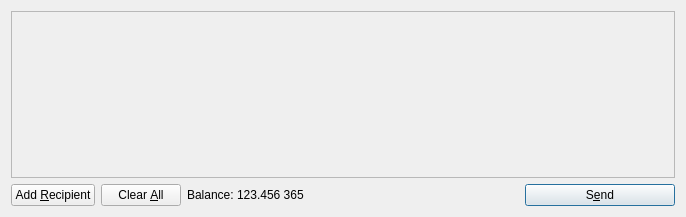
<?xml version="1.0" encoding="UTF-8"?>
<ui version="4.0">
 <class>SendCoinsDialog</class>
 <widget class="QDialog" name="SendCoinsDialog">
  <property name="geometry">
   <rect>
    <x>0</x>
    <y>0</y>
    <width>686</width>
    <height>217</height>
   </rect>
  </property>
  <property name="windowTitle">
   <string>Send Coins</string>
  </property>
  <layout class="QVBoxLayout" name="verticalLayout">
   <item>
    <widget class="QScrollArea" name="scrollArea">
     <property name="widgetResizable">
      <bool>true</bool>
     </property>
     <widget class="QWidget" name="scrollAreaWidgetContents">
      <property name="geometry">
       <rect>
        <x>0</x>
        <y>0</y>
        <width>666</width>
        <height>165</height>
       </rect>
      </property>
      <layout class="QVBoxLayout" name="verticalLayout_2">
       <property name="margin">
        <number>0</number>
       </property>
       <item>
        <layout class="QVBoxLayout" name="entries">
         <property name="spacing">
          <number>6</number>
         </property>
        </layout>
       </item>
       <item>
        <spacer name="verticalSpacer">
         <property name="orientation">
          <enum>Qt::Vertical</enum>
         </property>
         <property name="sizeHint" stdset="0">
          <size>
           <width>20</width>
           <height>40</height>
          </size>
         </property>
        </spacer>
       </item>
      </layout>
     </widget>
    </widget>
   </item>
   <item>
    <layout class="QHBoxLayout" name="horizontalLayout">
     <item>
      <widget class="QPushButton" name="addButton">
       <property name="toolTip">
        <string>Send to multiple recipients at once</string>
       </property>
       <property name="text">
        <string>Add &amp;Recipient</string>
       </property>
       <property name="icon">
        <iconset resource="../bitcoin.qrc">
         <normaloff>:/icons/add</normaloff>:/icons/add</iconset>
       </property>
       <property name="autoDefault">
        <bool>false</bool>
       </property>
      </widget>
     </item>
     <item>
      <widget class="QPushButton" name="clearButton">
       <property name="sizePolicy">
        <sizepolicy hsizetype="Minimum" vsizetype="Fixed">
         <horstretch>0</horstretch>
         <verstretch>0</verstretch>
        </sizepolicy>
       </property>
       <property name="toolTip">
        <string>Remove all transaction fields</string>
       </property>
       <property name="text">
        <string>Clear &amp;All</string>
       </property>
       <property name="icon">
        <iconset resource="../bitcoin.qrc">
         <normaloff>:/icons/remove</normaloff>:/icons/remove</iconset>
       </property>
       <property name="autoRepeatDelay">
        <number>300</number>
       </property>
       <property name="autoDefault">
        <bool>false</bool>
       </property>
      </widget>
     </item>
     <item>
      <layout class="QHBoxLayout" name="horizontalLayout_2">
       <property name="spacing">
        <number>3</number>
       </property>
       <item>
        <widget class="QLabel" name="label">
         <property name="text">
          <string>Balance:</string>
         </property>
        </widget>
       </item>
       <item>
        <widget class="QLabel" name="labelBalance">
         <property name="cursor">
          <cursorShape>IBeamCursor</cursorShape>
         </property>
         <property name="text">
          <string>123.456 365</string>
         </property>
         <property name="textInteractionFlags">
          <set>Qt::LinksAccessibleByMouse|Qt::TextSelectableByKeyboard|Qt::TextSelectableByMouse</set>
         </property>
        </widget>
       </item>
      </layout>
     </item>
     <item>
      <spacer name="horizontalSpacer">
       <property name="orientation">
        <enum>Qt::Horizontal</enum>
       </property>
       <property name="sizeHint" stdset="0">
        <size>
         <width>40</width>
         <height>20</height>
        </size>
       </property>
      </spacer>
     </item>
     <item>
      <widget class="QPushButton" name="sendButton">
       <property name="minimumSize">
        <size>
         <width>150</width>
         <height>0</height>
        </size>
       </property>
       <property name="toolTip">
        <string>Confirm the send action</string>
       </property>
       <property name="text">
        <string>S&amp;end</string>
       </property>
       <property name="icon">
        <iconset resource="../bitcoin.qrc">
         <normaloff>:/icons/send</normaloff>:/icons/send</iconset>
       </property>
       <property name="default">
        <bool>true</bool>
       </property>
      </widget>
     </item>
    </layout>
   </item>
  </layout>
 </widget>
 <resources>
  <include location="../bitcoin.qrc"/>
 </resources>
 <connections/>
</ui>
